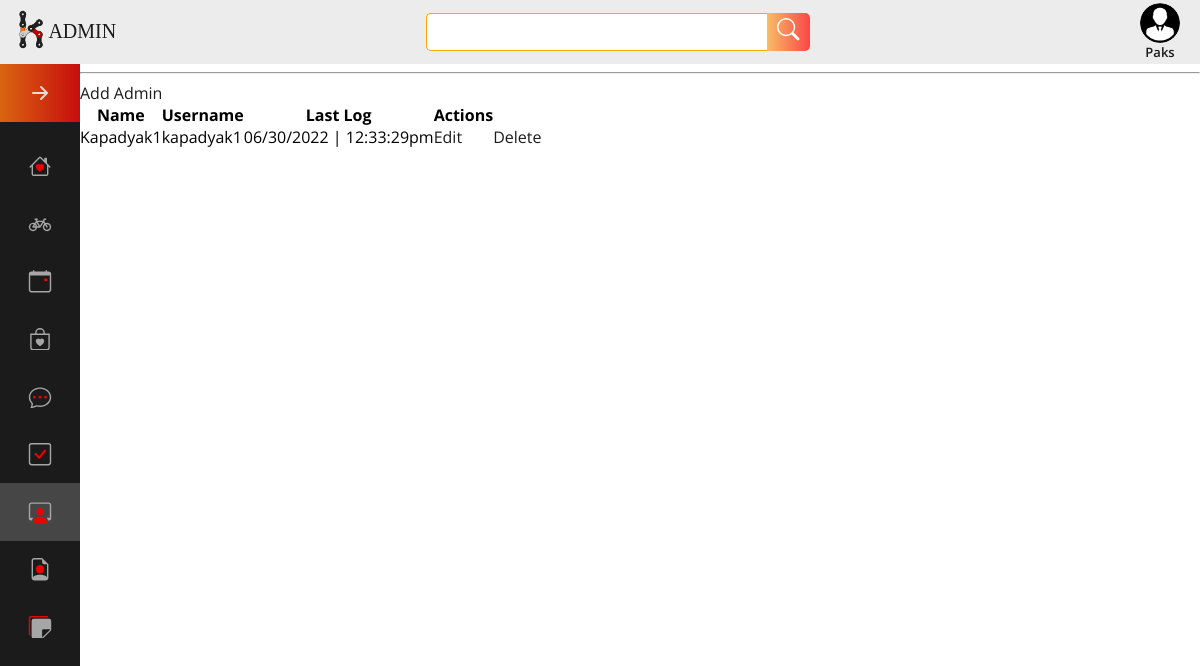
The app's page /Admin/admin_user.php (signed in), older data.
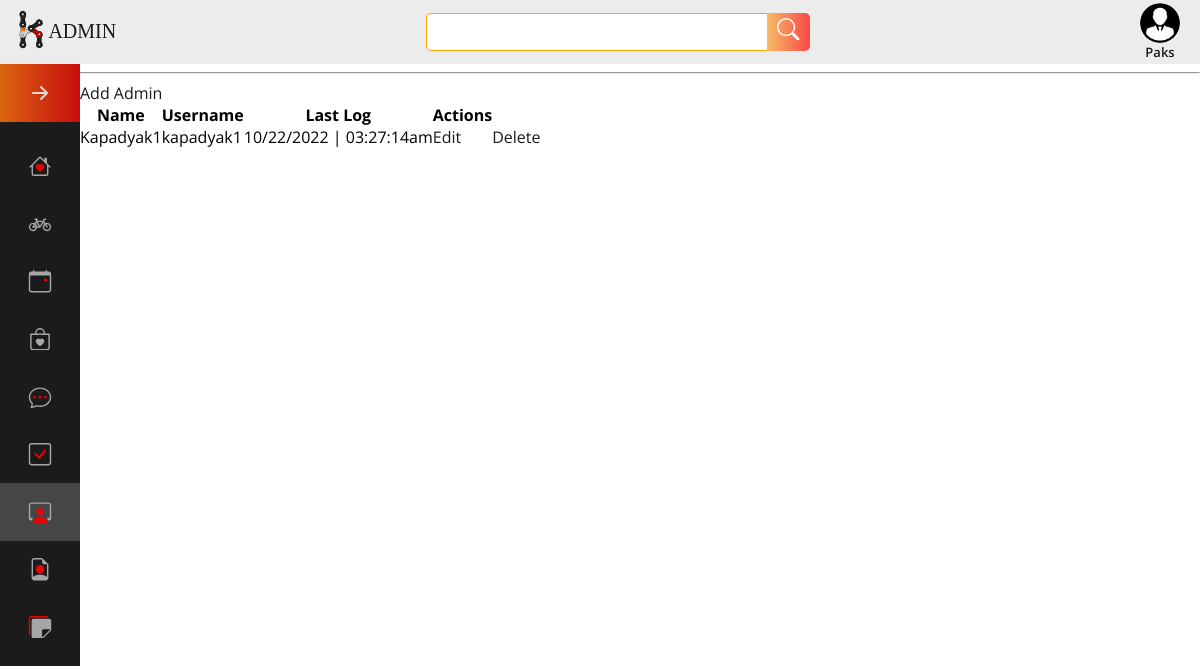
The same page, newer data.
### tables this page shows
CREATE TABLE `user` (
  `lname` text NOT NULL,
  `mname` text NOT NULL,
  `fname` text NOT NULL,
  `password` text NOT NULL,
  `username` text NOT NULL,
  `user_id` int(15) NOT NULL,
  `last_logtime` text NOT NULL,
  `status` text NOT NULL
);

### Admin/admin_user.php (the view, shortened to what this page needs)
<!DOCTYPE html>
<html lang="en">
<head>
	<link rel="stylesheet" type="text/css" href="style.css">
</head>
<body>
		<?php include 'poster.php';?>
    <div class="index-container">
		<div class="index-sidenav">
		<!DOCTYPE html>
<html lang="en">
<head>
    <link rel="stylesheet" href="../style.css" />
</head>
<body>
    <nav class="navbar">
        <ul class="navbar-nav">
            <li class="logo noHover noFilter">
                <a href="#" class="nav-link ">
                </a>
            </li>
            <li class="nav-item">
                <a href="home.php" class="nav-link">
                </a>
            </li>
<li class="nav-item">
                <a href="feed_rental.php" class="nav-link">
                </a>
            </li>
<li class="nav-item">
                <a href="feed_events.php" class="nav-link">
                </a>
            </li>
            <li class="nav-item">
                <a href="feed_pre.php" class="nav-link">
                </a>
            </li>
            <li class="nav-item">
                <a href="inbox.php" class="nav-link">
                </a>
            </li>
<li class="nav-item">
                <a href="member.php" class="nav-link">
                </a>
            </li>
<li class="nav-item">
                <a href="admin_user.php" class="nav-link highlight">
                </a>
            </li>
<li class="nav-item">
                <a href="data.php" class="nav-link">
                </a>
            </li>
			<li class="nav-item">
                <a href="feed_tip.php" class="nav-link ">
                </a>
            </li>
        </ul>
    </nav>
</body>
</html>		</div>
		<div class="index-header">
			<?php include 'Header.php'; ?>
		</div>
		<div class="index-content">
	<hr/>
	<table cellpadding="0" cellspacing="0" border="0" class="table table-bordered" id="example" >
		<thead>
		<tr>
					<th>Name</th>
					<th>Username</th>
					<th>Last Log</th>
					<th rowspan="2" class="empty">Actions</th>
		</tr>
		</thead>
		<tbody>
			<?php
			$query = $conn->query("select * from user") or die(mysql_error());
			while ($row = $query->fetch()) {
			$id = $row['user_id'];
			?>
			<tr>
				<td><?php echo $row['fname']." ".$row['mname']." ".$row['lname']; ?></td>
				<td><?php echo $row['username']; ?></td>
				<td><?php echo $row['last_logtime']; ?></td>
				<td><a href="modal_edit_user.php">Edit<td>
				<td class="empty" width="170"><a href="delete_user.php<?php echo '?id='.$id; ?>" class="btn btn-danger"><i class="fa fa-trash-o"></i> Delete</a>
				</td>
			</tr>
			<?php } ?>
			<a href="modal_add_user.php">Add Admin</a>
		</tbody>
	</table>
  </div>
  </body>
</html>

Row changes from the older to the newer data that the page shows:
changed user "Kapadyak1": last_logtime "06/30/2022 | 12:33:29pm" → "10/22/2022 | 03:27:14am"
